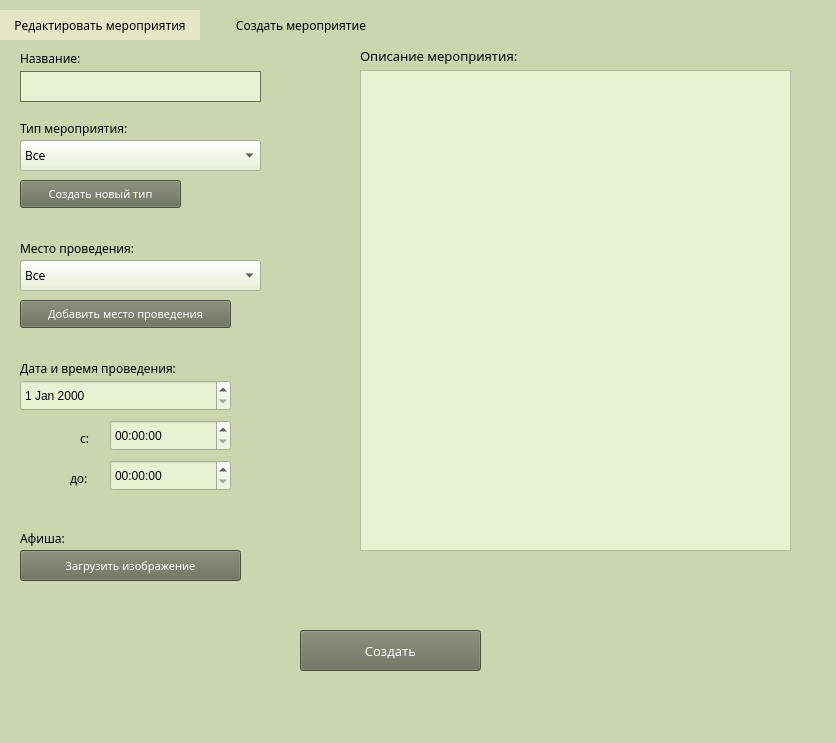
<?xml version="1.0" encoding="UTF-8"?>
<ui version="4.0">
 <class>MainWindow</class>
 <widget class="QMainWindow" name="MainWindow">
  <property name="geometry">
   <rect>
    <x>0</x>
    <y>0</y>
    <width>836</width>
    <height>743</height>
   </rect>
  </property>
  <property name="windowTitle">
   <string>MainWindow</string>
  </property>
  <property name="styleSheet">
   <string notr="true">background-color: rgb(204, 213, 174);
selection-background-color: rgb(169, 176, 143);</string>
  </property>
  <widget class="QWidget" name="centralwidget">
   <widget class="QTabWidget" name="tabWidget">
    <property name="geometry">
     <rect>
      <x>0</x>
      <y>10</y>
      <width>841</width>
      <height>691</height>
     </rect>
    </property>
    <property name="font">
     <font>
      <family>Century Gothic</family>
     </font>
    </property>
    <property name="styleSheet">
     <string notr="true">QTabWidget::pane {
	boder: 1px;
	background: rgb(204, 213, 174);
}

QTabBar::tab {
	background: rgb(227, 231, 196);
	min-width: 200 px;
	min-height: 30 px;
	margin-left: 1px;
	left: -1px;
}

QTabBar::tab:selected {
	background: rgb(204, 213, 174);
}

QTabBar::tab:hover {
	background: rgb(233, 237, 201);
}

</string>
    </property>
    <property name="currentIndex">
     <number>1</number>
    </property>
    <widget class="QWidget" name="edit_tab">
     <property name="font">
      <font>
       <family>Century Gothic</family>
      </font>
     </property>
     <attribute name="title">
      <string>Редактировать мероприятия</string>
     </attribute>
     <widget class="QTableWidget" name="tableWidget">
      <property name="geometry">
       <rect>
        <x>0</x>
        <y>10</y>
        <width>831</width>
        <height>581</height>
       </rect>
      </property>
      <property name="styleSheet">
       <string notr="true">background-color: rgb(204, 213, 174);
QHeaderView
{
	background-color: rgb(169, 176, 143);
}

QHeaderView::section
{
	background-color: rgb(169, 176, 143);
	font: 9pt &quot;Century Gothic&quot;;
}

QTableWidget::item::selected 
{
 
	color: rgb(254, 253, 239);
	background-color: rgb(105, 109, 88);
	font: 8pt &quot;Century Gothic&quot;;
}
 </string>
      </property>
     </widget>
     <widget class="QPushButton" name="changeButton">
      <property name="geometry">
       <rect>
        <x>350</x>
        <y>597</y>
        <width>141</width>
        <height>41</height>
       </rect>
      </property>
      <property name="styleSheet">
       <string notr="true">background-color: rgb(105, 109, 88);
color: rgb(255, 255, 255);
font: 10pt &quot;Century Gothic&quot;;</string>
      </property>
      <property name="text">
       <string>Изменить</string>
      </property>
     </widget>
     <widget class="QLabel" name="syntax_label">
      <property name="geometry">
       <rect>
        <x>70</x>
        <y>610</y>
        <width>251</width>
        <height>20</height>
       </rect>
      </property>
      <property name="styleSheet">
       <string notr="true">font: 9pt &quot;Century Gothic&quot;;</string>
      </property>
      <property name="text">
       <string/>
      </property>
     </widget>
    </widget>
    <widget class="QWidget" name="add_tab">
     <attribute name="title">
      <string>Создать мероприятие</string>
     </attribute>
     <widget class="QLabel" name="label_4">
      <property name="geometry">
       <rect>
        <x>360</x>
        <y>0</y>
        <width>221</width>
        <height>31</height>
       </rect>
      </property>
      <property name="font">
       <font>
        <family>Century Gothic</family>
        <pointsize>10</pointsize>
       </font>
      </property>
      <property name="text">
       <string>Описание мероприятия:</string>
      </property>
     </widget>
     <widget class="QLabel" name="label_5">
      <property name="geometry">
       <rect>
        <x>20</x>
        <y>490</y>
        <width>81</width>
        <height>16</height>
       </rect>
      </property>
      <property name="font">
       <font>
        <family>Century Gothic</family>
        <pointsize>9</pointsize>
       </font>
      </property>
      <property name="text">
       <string>Афиша:</string>
      </property>
     </widget>
     <widget class="QLabel" name="label_2">
      <property name="geometry">
       <rect>
        <x>20</x>
        <y>200</y>
        <width>161</width>
        <height>16</height>
       </rect>
      </property>
      <property name="font">
       <font>
        <family>Century Gothic</family>
        <pointsize>9</pointsize>
       </font>
      </property>
      <property name="text">
       <string>Место проведения:</string>
      </property>
     </widget>
     <widget class="QPushButton" name="add_placeButton">
      <property name="geometry">
       <rect>
        <x>20</x>
        <y>260</y>
        <width>211</width>
        <height>28</height>
       </rect>
      </property>
      <property name="font">
       <font>
        <family>Century Gothic</family>
        <pointsize>8</pointsize>
       </font>
      </property>
      <property name="styleSheet">
       <string notr="true">background-color: rgb(105, 109, 88);
color: rgb(255, 255, 255);</string>
      </property>
      <property name="text">
       <string>Добавить место проведения</string>
      </property>
     </widget>
     <widget class="QLabel" name="label_3">
      <property name="geometry">
       <rect>
        <x>20</x>
        <y>320</y>
        <width>221</width>
        <height>16</height>
       </rect>
      </property>
      <property name="font">
       <font>
        <family>Century Gothic</family>
        <pointsize>9</pointsize>
       </font>
      </property>
      <property name="text">
       <string>Дата и время проведения:</string>
      </property>
     </widget>
     <widget class="QPlainTextEdit" name="description">
      <property name="geometry">
       <rect>
        <x>360</x>
        <y>30</y>
        <width>431</width>
        <height>481</height>
       </rect>
      </property>
      <property name="font">
       <font>
        <family>Century Gothic</family>
        <pointsize>9</pointsize>
       </font>
      </property>
      <property name="styleSheet">
       <string notr="true">background-color: rgb(234, 241, 210);</string>
      </property>
     </widget>
     <widget class="QPushButton" name="createButton">
      <property name="geometry">
       <rect>
        <x>300</x>
        <y>590</y>
        <width>181</width>
        <height>41</height>
       </rect>
      </property>
      <property name="font">
       <font>
        <family>Century Gothic</family>
        <pointsize>10</pointsize>
        <weight>50</weight>
        <italic>false</italic>
        <bold>false</bold>
       </font>
      </property>
      <property name="styleSheet">
       <string notr="true">background-color: rgb(105, 109, 88);
color: rgb(255, 255, 255);
font: 10pt &quot;Century Gothic&quot;;</string>
      </property>
      <property name="text">
       <string>Создать</string>
      </property>
     </widget>
     <widget class="QPushButton" name="imgButton">
      <property name="geometry">
       <rect>
        <x>20</x>
        <y>510</y>
        <width>221</width>
        <height>31</height>
       </rect>
      </property>
      <property name="font">
       <font>
        <family>Century Gothic</family>
        <pointsize>8</pointsize>
       </font>
      </property>
      <property name="styleSheet">
       <string notr="true">background-color: rgb(105, 109, 88);
color: rgb(255, 255, 255);</string>
      </property>
      <property name="text">
       <string>Загрузить изображение</string>
      </property>
     </widget>
     <widget class="QComboBox" name="typeBox">
      <property name="geometry">
       <rect>
        <x>20</x>
        <y>100</y>
        <width>241</width>
        <height>31</height>
       </rect>
      </property>
      <property name="font">
       <font>
        <family>Century Gothic</family>
        <pointsize>9</pointsize>
       </font>
      </property>
      <property name="styleSheet">
       <string notr="true">background-color: rgb(234, 241, 210);</string>
      </property>
      <item>
       <property name="text">
        <string>Все</string>
       </property>
      </item>
     </widget>
     <widget class="QLabel" name="label">
      <property name="geometry">
       <rect>
        <x>20</x>
        <y>80</y>
        <width>151</width>
        <height>16</height>
       </rect>
      </property>
      <property name="font">
       <font>
        <family>Century Gothic</family>
        <pointsize>9</pointsize>
       </font>
      </property>
      <property name="text">
       <string>Тип мероприятия:</string>
      </property>
     </widget>
     <widget class="QComboBox" name="placeBox">
      <property name="geometry">
       <rect>
        <x>20</x>
        <y>220</y>
        <width>241</width>
        <height>31</height>
       </rect>
      </property>
      <property name="font">
       <font>
        <family>Century Gothic</family>
        <pointsize>9</pointsize>
       </font>
      </property>
      <property name="styleSheet">
       <string notr="true">background-color: rgb(234, 241, 210);</string>
      </property>
      <item>
       <property name="text">
        <string>Все</string>
       </property>
      </item>
     </widget>
     <widget class="QPushButton" name="add_typeButton">
      <property name="geometry">
       <rect>
        <x>20</x>
        <y>140</y>
        <width>161</width>
        <height>28</height>
       </rect>
      </property>
      <property name="font">
       <font>
        <family>Century Gothic</family>
        <pointsize>8</pointsize>
       </font>
      </property>
      <property name="styleSheet">
       <string notr="true">background-color: rgb(105, 109, 88);
color: rgb(255, 255, 255);</string>
      </property>
      <property name="text">
       <string>Создать новый тип</string>
      </property>
     </widget>
     <widget class="QLabel" name="label_6">
      <property name="geometry">
       <rect>
        <x>80</x>
        <y>390</y>
        <width>16</width>
        <height>16</height>
       </rect>
      </property>
      <property name="font">
       <font>
        <family>Century Gothic</family>
        <pointsize>9</pointsize>
       </font>
      </property>
      <property name="text">
       <string>с:</string>
      </property>
     </widget>
     <widget class="QLabel" name="label_7">
      <property name="geometry">
       <rect>
        <x>70</x>
        <y>430</y>
        <width>31</width>
        <height>16</height>
       </rect>
      </property>
      <property name="font">
       <font>
        <family>Century Gothic</family>
        <pointsize>9</pointsize>
       </font>
      </property>
      <property name="text">
       <string>до:</string>
      </property>
     </widget>
     <widget class="QTimeEdit" name="begintimeEdit">
      <property name="geometry">
       <rect>
        <x>110</x>
        <y>380</y>
        <width>121</width>
        <height>31</height>
       </rect>
      </property>
      <property name="styleSheet">
       <string notr="true">background-color: rgb(234, 241, 210);
font: 9pt &quot;Century Gothic&quot;;</string>
      </property>
     </widget>
     <widget class="QTimeEdit" name="endtimeEdit">
      <property name="geometry">
       <rect>
        <x>110</x>
        <y>420</y>
        <width>121</width>
        <height>31</height>
       </rect>
      </property>
      <property name="styleSheet">
       <string notr="true">background-color: rgb(234, 241, 210);
font: 9pt &quot;Century Gothic&quot;;</string>
      </property>
     </widget>
     <widget class="QDateEdit" name="dateEdit">
      <property name="geometry">
       <rect>
        <x>20</x>
        <y>340</y>
        <width>211</width>
        <height>31</height>
       </rect>
      </property>
      <property name="styleSheet">
       <string notr="true">background-color: rgb(234, 241, 210);
font: 9pt &quot;Century Gothic&quot;;</string>
      </property>
     </widget>
     <widget class="QLabel" name="error_label">
      <property name="geometry">
       <rect>
        <x>270</x>
        <y>550</y>
        <width>271</width>
        <height>16</height>
       </rect>
      </property>
      <property name="styleSheet">
       <string notr="true">font: 9pt &quot;Century Gothic&quot;;</string>
      </property>
      <property name="text">
       <string/>
      </property>
     </widget>
     <widget class="QLabel" name="label_8">
      <property name="geometry">
       <rect>
        <x>20</x>
        <y>10</y>
        <width>151</width>
        <height>16</height>
       </rect>
      </property>
      <property name="font">
       <font>
        <family>Century Gothic</family>
        <pointsize>9</pointsize>
       </font>
      </property>
      <property name="text">
       <string>Название:</string>
      </property>
     </widget>
     <widget class="QLineEdit" name="name">
      <property name="geometry">
       <rect>
        <x>20</x>
        <y>31</y>
        <width>241</width>
        <height>31</height>
       </rect>
      </property>
      <property name="styleSheet">
       <string notr="true">background-color: rgb(234, 241, 210);
font: 9pt &quot;Century Gothic&quot;;
border: 1px solid rgb(105, 109, 88);</string>
      </property>
      <property name="text">
       <string/>
      </property>
     </widget>
     <widget class="QLabel" name="picture1">
      <property name="geometry">
       <rect>
        <x>580</x>
        <y>530</y>
        <width>201</width>
        <height>101</height>
       </rect>
      </property>
      <property name="text">
       <string/>
      </property>
     </widget>
     <widget class="QLabel" name="picture2">
      <property name="geometry">
       <rect>
        <x>50</x>
        <y>560</y>
        <width>161</width>
        <height>71</height>
       </rect>
      </property>
      <property name="text">
       <string/>
      </property>
     </widget>
    </widget>
   </widget>
  </widget>
  <widget class="QMenuBar" name="menubar">
   <property name="geometry">
    <rect>
     <x>0</x>
     <y>0</y>
     <width>836</width>
     <height>26</height>
    </rect>
   </property>
  </widget>
  <widget class="QStatusBar" name="statusbar"/>
 </widget>
 <resources/>
 <connections/>
</ui>
